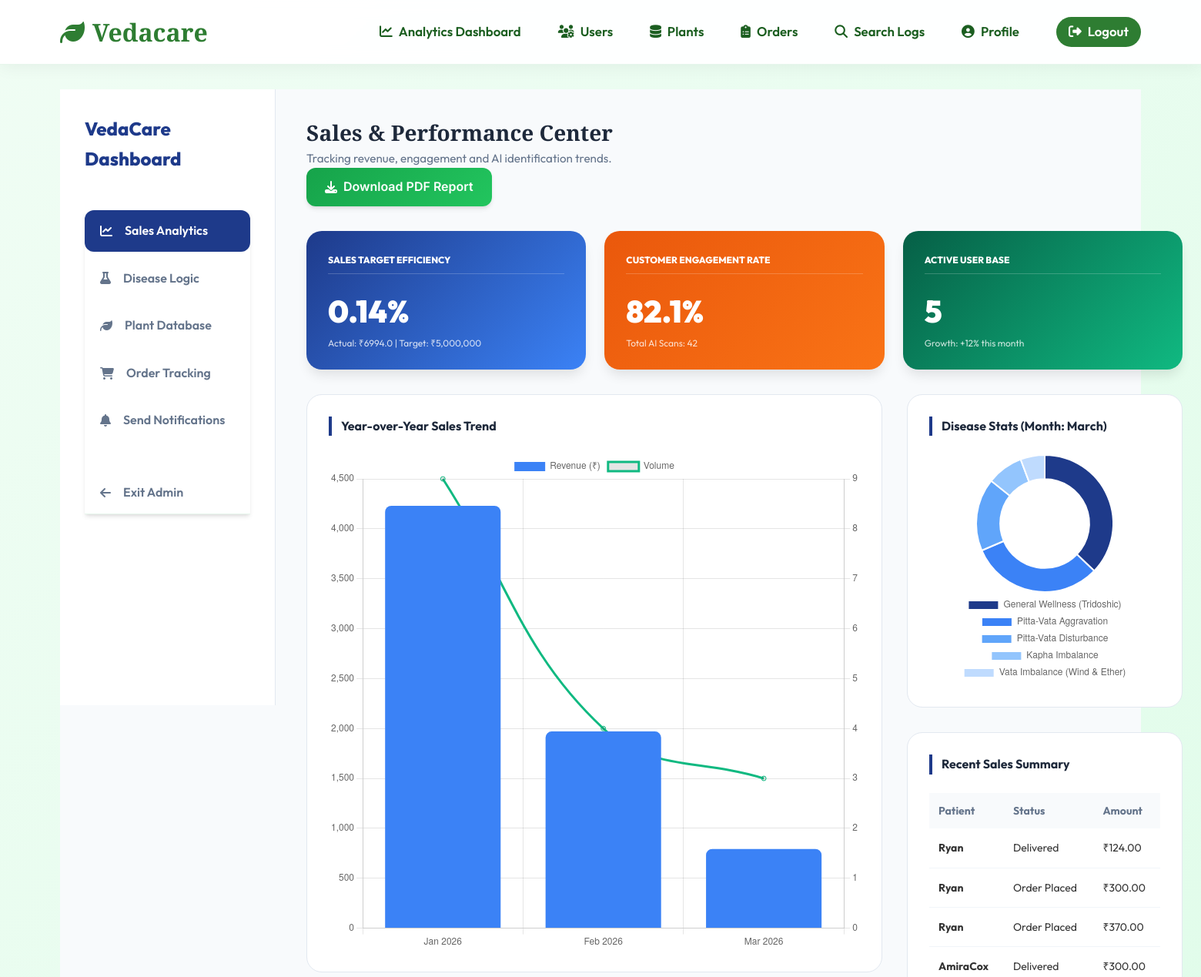
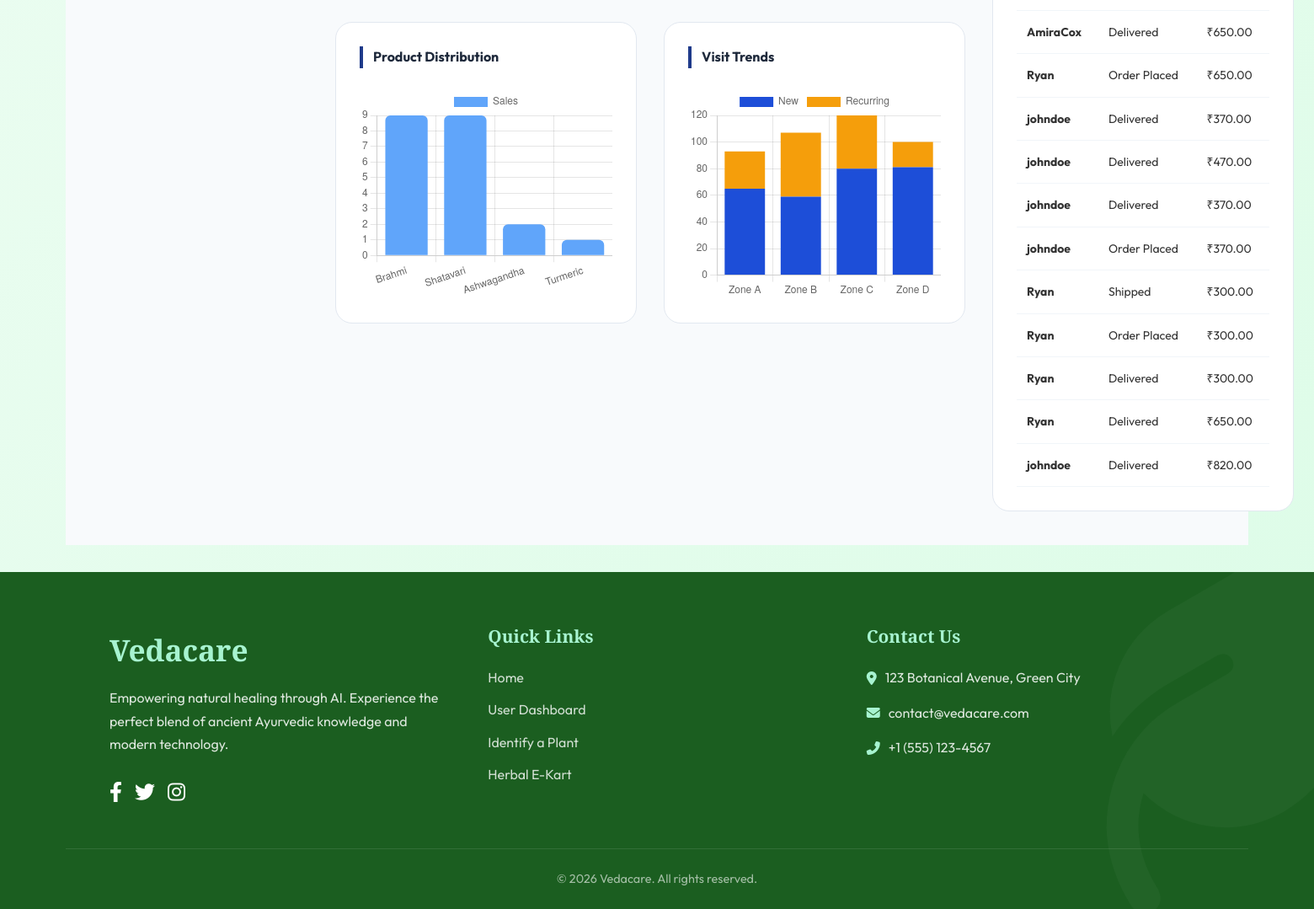
The app's page /admin-analytics/ (signed in) with its own data (2 pictures, top to bottom).
### core/models.py (models this page shows)
class Order(models.Model):
    user = models.ForeignKey(User, on_delete=models.CASCADE)
    items = models.ManyToManyField(AyurvedicPlant)
    total_price = models.DecimalField(max_digits=10, decimal_places=2)
    status = models.CharField(max_length=20, default='Packed') # Shipped, Delivered
    ordered_at = models.DateTimeField(auto_now_add=True)
    rating = models.IntegerField(null=True, blank=True)
    review = models.TextField(null=True, blank=True)

### core/views.py (the view)
# urls.py: path('admin-analytics/', views.admin_analytics, name='admin_analytics'),
@staff_member_required
def admin_analytics(request):
    SALES_TARGET = 5000000
    actual_sales = float(Order.objects.aggregate(total=Sum('total_price'))['total'] or 0)
    if SALES_TARGET > 0:
        sales_progress = float("{:.2f}".format((actual_sales / SALES_TARGET) * 100))
    else:
        sales_progress = 0.0
    total_analyses = HealthReport.objects.count()
    total_users = User.objects.count()
    total_orders = Order.objects.count()
    today = timezone.now()
    twelve_months_ago = today - datetime.timedelta(days=365)
    monthly_sales = Order.objects.filter(ordered_at__gte=twelve_months_ago)\
        .annotate(month=TruncMonth('ordered_at'))\
        .values('month')\
        .annotate(total=Sum('total_price'), count=Count('id'))\
        .order_by('month')
    sales_labels = [m['month'].strftime('%b %Y') for m in monthly_sales]
    sales_data = [float(m['total'] or 0) for m in monthly_sales]
    order_counts = [int(m['count'] or 0) for m in monthly_sales]
    top_products_query = AyurvedicPlant.objects.annotate(
        sales_count=Count('order')
    ).filter(sales_count__gt=0).order_by('-sales_count')[:10]
    product_names = [p.name for p in top_products_query]
    product_sales = [p.sales_count for p in top_products_query]
    disease_shares = HealthReport.objects.values('predicted_disease')\
        .annotate(count=Count('id'))\
        .order_by('-count')[:5]
    disease_labels = [d['predicted_disease'] for d in disease_shares]
    disease_values = [d['count'] for d in disease_shares]
    recent_orders = Order.objects.select_related('user').order_by('-ordered_at')[:15]
    context = {
        'actual_sales': actual_sales,
        'sales_target': SALES_TARGET,
        'sales_progress': sales_progress,
        'total_analyses': total_analyses,
        'total_users': total_users,
        'total_orders': total_orders,
        'sales_labels': sales_labels,
        'sales_data': sales_data,
        'order_counts': order_counts,
        'product_names': product_names,
        'product_sales': product_sales,
        'disease_labels': disease_labels,
        'disease_values': disease_values,
        'recent_orders': recent_orders,
        'current_month_name': today.strftime('%B'),
        'top_disease': disease_shares[0] if disease_shares else None
    }
    return render(request, 'core/admin_analytics.html', context)

### core/context_processors.py (called while the page is built)
def notifications_count(request):
    if request.user.is_authenticated:
        unread_count = Notification.objects.filter(user=request.user, is_read=False).count()
        return {'unread_count': unread_count}
    return {'unread_count': 0}

### templates/core/admin_analytics.html (shortened to what this page needs)
{% extends 'core/base.html' %}
{% block content %}
<div class="admin-layout">
    <aside class="admin-sidebar">
        <a href="#" class="sidebar-brand">VedaCare Dashboard</a>
        <nav class="nav-list">
            <a href="{% url 'admin_analytics' %}" class="nav-link active"><i class="fas fa-chart-line"></i> Sales Analytics</a>
            <a href="{% url 'admin_conditions' %}" class="nav-link"><i class="fas fa-flask"></i> Disease Logic</a>
            <a href="{% url 'admin_plants' %}" class="nav-link"><i class="fas fa-leaf"></i> Plant Database</a>
            <a href="{% url 'admin_orders' %}" class="nav-link"><i class="fas fa-shopping-cart"></i> Order Tracking</a>
            <a href="{% url 'admin_notifications' %}" class="nav-link"><i class="fas fa-bell"></i> Send Notifications</a>
            <a href="{% url 'dashboard' %}" class="nav-link" style="margin-top: 2rem;"><i class="fas fa-arrow-left"></i> Exit Admin</a>
        </nav>
    </aside>
    <main class="admin-main">
        <div class="dash-header">
            <div class="header-box">
                <h1>Sales & Performance Center</h1>
                <p>Tracking revenue, engagement and AI identification trends.</p>
            </div>
            <a href="{% url 'export_sales_pdf' %}" class="btn btn-primary"><i class="fas fa-download"></i> Download PDF Report</a>
        </div>
        <div class="kpi-row">
            <div class="kpi-card bg-blue">
                <div class="kpi-title">Sales Target Efficiency</div>
                <div class="kpi-val">{{ sales_progress }}%</div>
                <div class="kpi-foot">Actual: ₹{{ actual_sales }} | Target: ₹5,000,000</div>
            </div>
            <div class="kpi-card bg-orange">
                <div class="kpi-title">Customer Engagement Rate</div>
                <div class="kpi-val">82.1%</div>
                <div class="kpi-foot">Total AI Scans: {{ total_analyses }}</div>
            </div>
            <div class="kpi-card bg-green">
                <div class="kpi-title">Active User Base</div>
                <div class="kpi-val">{{ total_users }}</div>
                <div class="kpi-foot">Growth: +12% this month</div>
            </div>
        </div>
        <div class="panel-row">
            <div style="display: flex; flex-direction: column; gap: 2rem;">
                <div class="chart-panel">
                    <div class="panel-header">Year-over-Year Sales Trend</div>
                    <canvas id="salesTrendChart" height="280"></canvas>
                </div>
                <div style="display: grid; grid-template-columns: 1fr 1fr; gap: 2rem;">
                    <div class="chart-panel">
                        <div class="panel-header">Product Distribution</div>
                        <canvas id="topItemsChart" height="250"></canvas>
                    </div>
                    <div class="chart-panel">
                        <div class="panel-header">Visit Trends</div>
                        <canvas id="engagementChart" height="250"></canvas>
                    </div>
                </div>
            </div>
            <div style="display: flex; flex-direction: column; gap: 2rem;">
                <div class="chart-panel">
                    <div class="panel-header">Disease Stats (Month: {{ current_month_name }})</div>
                    <canvas id="diseaseChart" height="220"></canvas>
                </div>
                <div class="chart-panel" style="flex: 1;">
                    <div class="panel-header">Recent Sales Summary</div>
                    <table class="detail-table">
                        <thead>
                            <tr>
                                <th>Patient</th>
                                <th>Status</th>
                                <th>Amount</th>
                            </tr>
                        </thead>
                        <tbody>
                            {% for order in recent_orders %}
                            <tr>
                                <td><strong>{{ order.user.username }}</strong></td>
                                <td>{{ order.status }}</td>
                                <td>₹{{ order.total_price }}</td>
                            </tr>
                            {% endfor %}
                        </tbody>
                    </table>
                </div>
            </div>
        </div>
    </main>
</div>
<script>
    // Helper to get JSON data
    const getJson = (id) => JSON.parse(document.getElementById(id).textContent);
    const salesLabels = getJson('sales-labels-data');
    const salesData = getJson('sales-data-data');
    const orderCounts = getJson('order-counts-data');
    const productNames = getJson('product-names-data');
    const productSales = getJson('product-sales-data');
    const diseaseLabels = getJson('disease-labels-data');
    const diseaseValues = getJson('disease-values-data');
    // 1. Sales Trend (Bar + Line)
    new Chart(document.getElementById('salesTrendChart'), {
        type: 'bar',
        data: {
            labels: salesLabels,
            datasets: [
                { label: 'Revenue (₹)', data: salesData, backgroundColor: '#3b82f6', borderRadius: 8 },
                { label: 'Volume', data: orderCounts, type: 'line', borderColor: '#10b981', tension: 0.4, yAxisID: 'y1' }
            ]
        },
        options: { scales: { y: { beginAtZero: true }, y1: { position: 'right', grid: { drawOnChartArea: false } } } }
    });
    // 2. Top Items Horizontal
    new Chart(document.getElementById('topItemsChart'), {
        type: 'bar',
        indexAxis: 'y',
        data: {
            labels: productNames,
            datasets: [{ label: 'Sales', data: productSales, backgroundColor: '#60a5fa', borderRadius: 6 }]
        }
    });
    // 3. Disease Donut
    new Chart(document.getElementById('diseaseChart'), {
        type: 'doughnut',
        data: {
            labels: diseaseLabels,
            datasets: [{ data: diseaseValues, backgroundColor: ['#1e3a8a', '#3b82f6', '#60a5fa', '#93c5fd', '#bfdbfe'] }]
        },
        options: { cutout: '65%', plugins: { legend: { position: 'bottom' } } }
    });
    // 4. Visit Analysis
    new Chart(document.getElementById('engagementChart'), {
        type: 'bar',
        data: {
            labels: ['Zone A', 'Zone B', 'Zone C', 'Zone D'],
            datasets: [
                { label: 'New', data: [65, 59, 80, 81], backgroundColor: '#1d4ed8' },
                { label: 'Recurring', data: [28, 48, 40, 19], backgroundColor: '#f59e0b' }
            ]
        },
        options: { scales: { x: { stacked: true }, y: { stacked: true } } }
    });
</script>
{% endblock %}

### static/css/main.css (style rules this page uses)
:root { --primary-50: #f0fdf4; --primary-100: #dcfce7; --primary-200: #bbf7d0; --primary-300: #86efac; --primary-400: #4ade80; --primary-500: #22c55e; --primary-600: #16a34a; --primary-700: #15803d; --primary-800: #166534; --primary-900: #14532d; --accent-emerald: #10b981; --accent-teal: #14b8a6; --accent-amber: #f59e0b; --accent-orange: #f97316; --gray-50: #f9fafb; --gray-100: #f3f4f6; --gray-200: #e5e7eb; --gray-300: #d1d5db; --gray-400: #9ca3af; --gray-500: #6b7280; --gray-600: #4b5563; --gray-700: #374151; --gray-800: #1f2937; --gray-900: #111827; --success: #10b981; --warning: #f59e0b; --error: #ef4444; --info: #3b82f6; --gradient-primary: linear-gradient(135deg, #16a34a 0%, #22c55e 100%); --gradient-hero: linear-gradient(135deg, #14532d 0%, #16a34a 50%, #22c55e 100%); --gradient-card: linear-gradient(135deg, rgba(255, 255, 255, 0.9) 0%, rgba(255, 255, 255, 0.7) 100%); --gradient-overlay: linear-gradient(180deg, rgba(0, 0, 0, 0) 0%, rgba(0, 0, 0, 0.7) 100%); --shadow-sm: 0 1px 2px 0 rgba(0, 0, 0, 0.05); --shadow-md: 0 4px 6px -1px rgba(0, 0, 0, 0.1), 0 2px 4px -1px rgba(0, 0, 0, 0.06); --shadow-lg: 0 10px 15px -3px rgba(0, 0, 0, 0.1), 0 4px 6px -2px rgba(0, 0, 0, 0.05); --shadow-xl: 0 20px 25px -5px rgba(0, 0, 0, 0.1), 0 10px 10px -5px rgba(0, 0, 0, 0.04); --shadow-2xl: 0 25px 50px -12px rgba(0, 0, 0, 0.25); --shadow-glow: 0 0 20px rgba(34, 197, 94, 0.3); --spacing-xs: 0.5rem; --spacing-sm: 0.75rem; --spacing-md: 1rem; --spacing-lg: 1.5rem; --spacing-xl: 2rem; --spacing-2xl: 3rem; --spacing-3xl: 4rem; --radius-sm: 0.375rem; --radius-md: 0.5rem; --radius-lg: 0.75rem; --radius-xl: 1rem; --radius-2xl: 1.5rem; --radius-full: 9999px; --font-primary: 'Inter', -apple-system, BlinkMacSystemFont, 'Segoe UI', sans-serif; --font-display: 'Playfair Display', Georgia, serif; --transition-fast: 150ms cubic-bezier(0.4, 0, 0.2, 1); --transition-base: 250ms cubic-bezier(0.4, 0, 0.2, 1); --transition-slow: 350ms cubic-bezier(0.4, 0, 0.2, 1); }
* { margin: 0; padding: 0; box-sizing: border-box; }
html { scroll-behavior: smooth; -webkit-font-smoothing: antialiased; -moz-osx-font-smoothing: grayscale; }
body { font-family: var(--font-primary); background: linear-gradient(135deg, #f0fdf4 0%, #dcfce7 100%); color: var(--gray-800); line-height: 1.6; min-height: 100vh; }
nav { position: sticky; top: 0; z-index: 1000; background: rgba(255, 255, 255, 0.95); backdrop-filter: blur(10px); -webkit-backdrop-filter: blur(10px); border-bottom: 1px solid rgba(22, 163, 74, 0.1); box-shadow: var(--shadow-md); transition: all var(--transition-base); }
.btn { display: inline-flex; align-items: center; justify-content: center; gap: 0.5rem; padding: 0.75rem 1.5rem; font-family: var(--font-primary); font-size: 1rem; font-weight: 600; text-decoration: none; border: none; border-radius: var(--radius-lg); cursor: pointer; transition: all var(--transition-base); position: relative; overflow: hidden; }
.btn::before { content: ''; position: absolute; top: 50%; left: 50%; width: 0; height: 0; border-radius: 50%; background: rgba(255, 255, 255, 0.3); transform: translate(-50%, -50%); transition: width 0.6s, height 0.6s; }
.btn-primary { background: var(--gradient-primary); color: white; box-shadow: var(--shadow-md); }
h1, h2, h3, h4, h5, h6 { font-weight: 700; line-height: 1.2; color: var(--gray-900); }
h1 { font-size: 3rem; font-family: var(--font-display); }

### templates/core/base.html (style rules this page uses)
:root { --primary: #2e7d32; --primary-light: #4caf50; --primary-dark: #1b5e20; --text-main: #2e7d32; --bg: #ffffff; --font-display: 'Playfair Display', serif; --font-body: 'Outfit', sans-serif; --shadow-nav: 0 4px 20px rgba(0, 0, 0, 0.05); }
body { font-family: var(--font-body); background-color: #f4faeb; color: #333; margin: 0; padding: 0; display: flex; flex-direction: column; min-height: 100vh; }

### records on screen
Order: user.username "Ryan", status "Delivered", total_price "124.00"
Order: user.username "Ryan", status "Order Placed", total_price "300.00"
Order: user.username "Ryan", status "Order Placed", total_price "370.00"
Order: user.username "AmiraCox", status "Delivered", total_price "300.00"
Order: user.username "AmiraCox", status "Delivered", total_price "650.00"
Order: user.username "Ryan", status "Order Placed", total_price "650.00"
Order: user.username "johndoe", status "Delivered", total_price "370.00"
Order: user.username "johndoe", status "Delivered", total_price "470.00"
Order: user.username "johndoe", status "Delivered", total_price "370.00"
Order: user.username "johndoe", status "Order Placed", total_price "370.00"
Order: user.username "Ryan", status "Shipped", total_price "300.00"
Order: user.username "Ryan", status "Order Placed", total_price "300.00"
Order: user.username "Ryan", status "Delivered", total_price "300.00"
Order: user.username "Ryan", status "Delivered", total_price "650.00"
Order: user.username "johndoe", status "Delivered", total_price "820.00"

### other values on screen
{{ sales_progress }} "0.14"
{{ actual_sales }} "6994.0"
{{ total_analyses }} "42"
{{ total_users }} "5"
